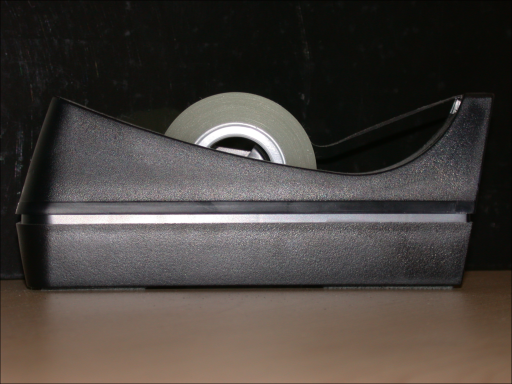
%> input picture genericsobel/sobelf/matlab/tape.png, 512 x 384 px
$ octave image_deco3.m   (GNU Octave 9; MATLAB toolbox functions it lacks are replaced by stand-ins)
%> lines starting %> are read from the running program, lines starting %| are printed output that depends on the picture
% funcao para decodificar resultados obtidos pela arquitetura de hardware
% do filtro Sobel para iamgem NxN. A imagem de saída fica sem as bordas
% superior e inferior, porem as bordas laterais continuam na imagem.

clc
close all
clear all
% ImSize=100*100; % numero de pixels da imagem de saida

img = imread('tape.png'); % board.tif
%> img is the input picture: size 384x512x3 uint8; mean R, G, B 71.6, 65.5, 61
img = imresize((img),[100 100]);
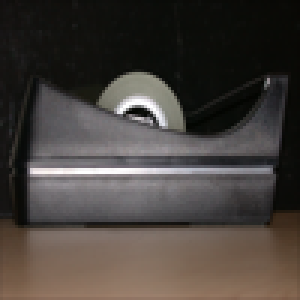
%> img: size 100x100x3 uint8 (shown 3 times larger); mean R, G, B 71.6, 65.5, 61

[ row col p ] =size(img);
%> row = 100; col = 100; p = 3
if p == 3
    img = rgb2gray(img);
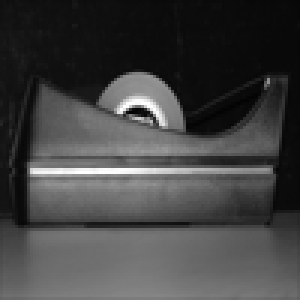
%> img: size 100x100 uint8 (shown 3 times larger); min 2, max 255, mean 66.8
end
figure; imshow(img)

out_img_bin=textread('res_tape1.txt', '%s');
out_img_str=cell2mat(out_img_bin);


hw_sobel=255*ones(99,99);
for i=1:size(out_img_bin)
    % [6 lines of commented-out code are left out]

    if out_img_str(i,1)=='1'
        s = strcat('1111',out_img_str(i,:));
        s = bitStrCmp(s);
        dec = -(bin2dec(s)+1);

    else
        s = strcat('0000',out_img_str(i,:));
        dec = bin2dec(s);
    end

% [5 lines of commented-out code are left out]

    out_img_dec(i) = dec;

end

sync_h=0;
sync_v=1;
i = 1;
while i < length(out_img_dec)
    if sync_h == 99
        sync_v = sync_v+1;
        sync_h = 1;
        i = i+1;
    else
        sync_h = sync_h+1;
    end

    hw_sobel(sync_v,sync_h)=out_img_dec(i);
    i = i+1;
end


% pixMax = max(max(hw_sobel));
% pixMin = min(min(hw_sobel));
%
% hw_sobel = round( (hw_sobel - pixMin)*255./(pixMax - pixMin) );

figure;
imshow(hw_sobel,[])

% SObel Matlab
%> (the run ends here)

$ run again, with genericsobel/sobelf/matlab/rice.png copied over genericsobel/sobelf/matlab/tape.png
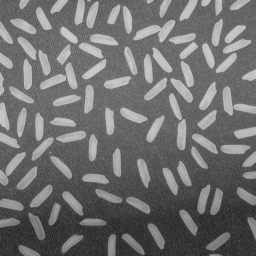
%> input picture genericsobel/sobelf/matlab/rice.png, 256 x 256 px
%> img is the input picture: size 256x256 uint8; min 40, max 204, mean 111.2
%> `img = imresize((img),[100 100]);`:
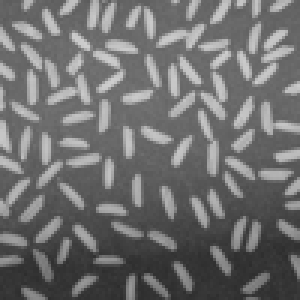
%> img: size 100x100 uint8 (shown 3 times larger); min 43, max 206, mean 111.2
